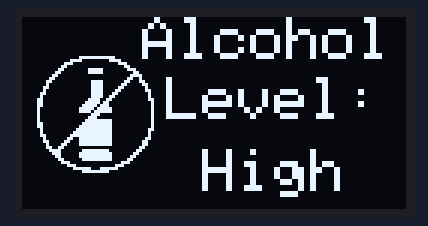
Bench run of a sketch on a simulated Arduino Uno, built with avr-gcc and run on an emulated ATmega328P. On the bench: 128×64 one-colour display.

Above: at 0.1 s.

Measured:
- what the display in image 0 shows lasts 1.0 s, from 0.1 s to 1.1 s

The sketch:

alcOled.ino
```cpp
#include <SPI.h>
#include <Wire.h>
#include <Adafruit_GFX.h>
#include <Adafruit_SSD1306.h>

#define SCREEN_WIDTH 128 // OLED display width, in pixels
#define SCREEN_HEIGHT 64 // OLED display height, in pixels

// Declaration for SSD1306 display connected using I2C
#define OLED_RESET     -1 // Reset pin # (or -1 if sharing Arduino reset pin)
#define SCREEN_ADDRESS 0x3C
Adafruit_SSD1306 display(SCREEN_WIDTH, SCREEN_HEIGHT, &Wire, OLED_RESET);

// Declaration for SSD1306 display connected using software SPI:
//#define OLED_MOSI   9
//#define OLED_CLK   10
//#define OLED_DC    11
//#define OLED_CS    12
//#define OLED_RESET 13
//Adafruit_SSD1306 display(SCREEN_WIDTH, SCREEN_HEIGHT, OLED_MOSI, OLED_CLK, OLED_DC, OLED_RESET, OLED_CS);

// 'alc', 128x64px
const unsigned char alc [] PROGMEM = {
	0x00, 0x00, 0x00, 0x00, 0x00, 0x00, 0x00, 0x00, 0x00, 0x00, 0x00, 0x00, 0x00, 0x00, 0x00, 0x00,
	0x00, 0x00, 0x00, 0x00, 0x00, 0x00, 0x00, 0x00, 0x00, 0x00, 0x00, 0x00, 0x00, 0x00, 0x00, 0x00,
	0x00, 0x00, 0x00, 0x00, 0x00, 0x00, 0x00, 0x00, 0x00, 0x00, 0x00, 0x00, 0x00, 0x00, 0x00, 0x00,
	0x00, 0x00, 0x00, 0x00, 0x00, 0x00, 0x00, 0x00, 0x00, 0x00, 0x00, 0x00, 0x00, 0x00, 0x00, 0x00,
	0x00, 0x00, 0x00, 0x00, 0x00, 0x00, 0x00, 0x00, 0x00, 0x00, 0x00, 0x00, 0x00, 0x00, 0x00, 0x00,
	0x00, 0x00, 0x00, 0x00, 0x00, 0x00, 0x00, 0x00, 0x00, 0x00, 0x00, 0x00, 0x00, 0x00, 0x00, 0x00,
	0x00, 0x00, 0x00, 0x00, 0x00, 0x00, 0x00, 0x00, 0x00, 0x00, 0x00, 0x00, 0x00, 0x00, 0x00, 0x00,
	0x00, 0x00, 0x00, 0x00, 0x00, 0x00, 0x00, 0x00, 0x00, 0x00, 0x00, 0x00, 0x00, 0x00, 0x00, 0x00,
	0x00, 0x00, 0x00, 0x00, 0x00, 0x00, 0x00, 0x00, 0x00, 0x00, 0x00, 0x00, 0x00, 0x00, 0x00, 0x00,
	0x00, 0x00, 0x00, 0x00, 0x00, 0x00, 0x00, 0x00, 0x00, 0x00, 0x00, 0x00, 0x00, 0x00, 0x00, 0x00,
	0x00, 0x00, 0x00, 0x00, 0x00, 0x00, 0x00, 0x00, 0x00, 0x00, 0x00, 0x00, 0x00, 0x00, 0x00, 0x00,
	0x00, 0x00, 0x00, 0x00, 0x00, 0x00, 0x00, 0x00, 0x00, 0x00, 0x00, 0x00, 0x00, 0x00, 0x00, 0x00,
	0x00, 0x00, 0x00, 0x00, 0x00, 0x00, 0x00, 0x00, 0x00, 0x00, 0x00, 0x00, 0x00, 0x00, 0x00, 0x00,
	0x00, 0x00, 0x1f, 0xfe, 0x00, 0x00, 0x00, 0x00, 0x00, 0x00, 0x00, 0x00, 0x00, 0x00, 0x00, 0x00,
	0x00, 0x00, 0xf0, 0x07, 0x80, 0x00, 0x00, 0x00, 0x00, 0x00, 0x00, 0x00, 0x00, 0x00, 0x00, 0x00,
	0x00, 0x03, 0x80, 0x00, 0xe0, 0x00, 0x00, 0x00, 0x00, 0x00, 0x00, 0x00, 0x00, 0x00, 0x00, 0x00,
	0x00, 0x06, 0x00, 0x00, 0x30, 0x00, 0x00, 0x00, 0x00, 0x00, 0x00, 0x00, 0x00, 0x00, 0x00, 0x00,
	0x00, 0x0c, 0x03, 0xe0, 0x1c, 0x00, 0x00, 0x00, 0x00, 0x00, 0x00, 0x00, 0x00, 0x00, 0x00, 0x00,
	0x00, 0x18, 0x03, 0xe0, 0x06, 0x00, 0x00, 0x00, 0x00, 0x00, 0x00, 0x00, 0x00, 0x00, 0x00, 0x00,
	0x00, 0x30, 0x00, 0x00, 0x0f, 0x00, 0x00, 0x00, 0x00, 0x00, 0x00, 0x00, 0x00, 0x00, 0x00, 0x00,
	0x00, 0x60, 0x00, 0x00, 0x19, 0x00, 0x00, 0x00, 0x00, 0x00, 0x00, 0x00, 0x00, 0x00, 0x00, 0x00,
	0x00, 0xc0, 0x01, 0xe0, 0x31, 0x80, 0x00, 0x00, 0x00, 0x00, 0x00, 0x00, 0x00, 0x00, 0x00, 0x00,
	0x00, 0x80, 0x01, 0xe0, 0x60, 0xc0, 0x00, 0x00, 0x00, 0x00, 0x00, 0x00, 0x00, 0x00, 0x00, 0x00,
	0x01, 0x80, 0x01, 0xe0, 0xc0, 0x40, 0x00, 0x00, 0x00, 0x00, 0x00, 0x00, 0x00, 0x00, 0x00, 0x00,
	0x01, 0x00, 0x01, 0xe1, 0x80, 0x60, 0x00, 0x00, 0x00, 0x00, 0x00, 0x00, 0x00, 0x00, 0x00, 0x00,
	0x03, 0x00, 0x01, 0xe3, 0x00, 0x20, 0x00, 0x00, 0x00, 0x00, 0x00, 0x00, 0x00, 0x00, 0x00, 0x00,
	0x02, 0x00, 0x01, 0xe6, 0x00, 0x20, 0x00, 0x00, 0x00, 0x00, 0x00, 0x00, 0x00, 0x00, 0x00, 0x00,
	0x06, 0x00, 0x03, 0xcc, 0x00, 0x30, 0x00, 0x00, 0x00, 0x00, 0x00, 0x00, 0x00, 0x00, 0x00, 0x00,
	0x06, 0x00, 0x07, 0xd8, 0x00, 0x10, 0x00, 0x00, 0x00, 0x00, 0x00, 0x00, 0x00, 0x00, 0x00, 0x00,
	0x06, 0x00, 0x0f, 0xb8, 0x00, 0x10, 0x00, 0x00, 0x00, 0x00, 0x00, 0x00, 0x00, 0x00, 0x00, 0x00,
	0x04, 0x00, 0x1f, 0x7c, 0x00, 0x10, 0x00, 0x00, 0x00, 0x00, 0x00, 0x00, 0x00, 0x00, 0x00, 0x00,
	0x04, 0x00, 0x1e, 0xfc, 0x00, 0x10, 0x00, 0x00, 0x00, 0x00, 0x00, 0x00, 0x00, 0x00, 0x00, 0x00,
	0x04, 0x00, 0x01, 0xc0, 0x00, 0x10, 0x00, 0x00, 0x00, 0x00, 0x00, 0x00, 0x00, 0x00, 0x00, 0x00,
	0x04, 0x00, 0x03, 0x80, 0x00, 0x10, 0x00, 0x00, 0x00, 0x00, 0x00, 0x00, 0x00, 0x00, 0x00, 0x00,
	0x04, 0x00, 0x07, 0xfc, 0x00, 0x10, 0x00, 0x00, 0x00, 0x00, 0x00, 0x00, 0x00, 0x00, 0x00, 0x00,
	0x06, 0x00, 0x0f, 0xfc, 0x00, 0x10, 0x00, 0x00, 0x00, 0x00, 0x00, 0x00, 0x00, 0x00, 0x00, 0x00,
	0x06, 0x00, 0x1f, 0xfc, 0x00, 0x10, 0x00, 0x00, 0x00, 0x00, 0x00, 0x00, 0x00, 0x00, 0x00, 0x00,
	0x02, 0x00, 0x3f, 0xfc, 0x00, 0x30, 0x00, 0x00, 0x00, 0x00, 0x00, 0x00, 0x00, 0x00, 0x00, 0x00,
	0x02, 0x00, 0x7f, 0xfc, 0x00, 0x20, 0x00, 0x00, 0x00, 0x00, 0x00, 0x00, 0x00, 0x00, 0x00, 0x00,
	0x03, 0x00, 0xff, 0xfc, 0x00, 0x20, 0x00, 0x00, 0x00, 0x00, 0x00, 0x00, 0x00, 0x00, 0x00, 0x00,
	0x01, 0x01, 0x9f, 0xfc, 0x00, 0x60, 0x00, 0x00, 0x00, 0x00, 0x00, 0x00, 0x00, 0x00, 0x00, 0x00,
	0x01, 0x83, 0x1f, 0xfc, 0x00, 0xc0, 0x00, 0x00, 0x00, 0x00, 0x00, 0x00, 0x00, 0x00, 0x00, 0x00,
	0x00, 0x86, 0x1f, 0xfc, 0x00, 0xc0, 0x00, 0x00, 0x00, 0x00, 0x00, 0x00, 0x00, 0x00, 0x00, 0x00,
	0x00, 0xcc, 0x00, 0x00, 0x01, 0x80, 0x00, 0x00, 0x00, 0x00, 0x00, 0x00, 0x00, 0x00, 0x00, 0x00,
	0x00, 0x78, 0x0f, 0xf8, 0x03, 0x00, 0x00, 0x00, 0x00, 0x00, 0x00, 0x00, 0x00, 0x00, 0x00, 0x00,
	0x00, 0x38, 0x1f, 0xfc, 0x06, 0x00, 0x00, 0x00, 0x00, 0x00, 0x00, 0x00, 0x00, 0x00, 0x00, 0x00,
	0x00, 0x18, 0x1f, 0xfc, 0x0c, 0x00, 0x00, 0x00, 0x00, 0x00, 0x00, 0x00, 0x00, 0x00, 0x00, 0x00,
	0x00, 0x0c, 0x0f, 0xfc, 0x18, 0x00, 0x00, 0x00, 0x00, 0x00, 0x00, 0x00, 0x00, 0x00, 0x00, 0x00,
	0x00, 0x07, 0x00, 0x00, 0x70, 0x00, 0x00, 0x00, 0x00, 0x00, 0x00, 0x00, 0x00, 0x00, 0x00, 0x00,
	0x00, 0x01, 0xc0, 0x01, 0xc0, 0x00, 0x00, 0x00, 0x00, 0x00, 0x00, 0x00, 0x00, 0x00, 0x00, 0x00,
	0x00, 0x00, 0x7e, 0x3f, 0x00, 0x00, 0x00, 0x00, 0x00, 0x00, 0x00, 0x00, 0x00, 0x00, 0x00, 0x00,
	0x00, 0x00, 0x0f, 0xf8, 0x00, 0x00, 0x00, 0x00, 0x00, 0x00, 0x00, 0x00, 0x00, 0x00, 0x00, 0x00,
	0x00, 0x00, 0x00, 0x00, 0x00, 0x00, 0x00, 0x00, 0x00, 0x00, 0x00, 0x00, 0x00, 0x00, 0x00, 0x00,
	0x00, 0x00, 0x00, 0x00, 0x00, 0x00, 0x00, 0x00, 0x00, 0x00, 0x00, 0x00, 0x00, 0x00, 0x00, 0x00,
	0x00, 0x00, 0x00, 0x00, 0x00, 0x00, 0x00, 0x00, 0x00, 0x00, 0x00, 0x00, 0x00, 0x00, 0x00, 0x00,
	0x00, 0x00, 0x00, 0x00, 0x00, 0x00, 0x00, 0x00, 0x00, 0x00, 0x00, 0x00, 0x00, 0x00, 0x00, 0x00,
	0x00, 0x00, 0x00, 0x00, 0x00, 0x00, 0x00, 0x00, 0x00, 0x00, 0x00, 0x00, 0x00, 0x00, 0x00, 0x00,
	0x00, 0x00, 0x00, 0x00, 0x00, 0x00, 0x00, 0x00, 0x00, 0x00, 0x00, 0x00, 0x00, 0x00, 0x00, 0x00,
	0x00, 0x00, 0x00, 0x00, 0x00, 0x00, 0x00, 0x00, 0x00, 0x00, 0x00, 0x00, 0x00, 0x00, 0x00, 0x00,
	0x00, 0x00, 0x00, 0x00, 0x00, 0x00, 0x00, 0x00, 0x00, 0x00, 0x00, 0x00, 0x00, 0x00, 0x00, 0x00,
	0x00, 0x00, 0x00, 0x00, 0x00, 0x00, 0x00, 0x00, 0x00, 0x00, 0x00, 0x00, 0x00, 0x00, 0x00, 0x00,
	0x00, 0x00, 0x00, 0x00, 0x00, 0x00, 0x00, 0x00, 0x00, 0x00, 0x00, 0x00, 0x00, 0x00, 0x00, 0x00,
	0x00, 0x00, 0x00, 0x00, 0x00, 0x00, 0x00, 0x00, 0x00, 0x00, 0x00, 0x00, 0x00, 0x00, 0x00, 0x00,
	0x00, 0x00, 0x00, 0x00, 0x00, 0x00, 0x00, 0x00, 0x00, 0x00, 0x00, 0x00, 0x00, 0x00, 0x00, 0x00
};


void setup()
{
  // Serial.begin(9600);

  // initialize the OLED object
  if(!display.begin(SSD1306_SWITCHCAPVCC, SCREEN_ADDRESS)) {
    Serial.println(F("SSD1306 allocation failed"));
    for(;;); // Don't proceed, loop forever
  }

  display.clearDisplay();

}

void loop() {

  //Clear the region
  display.fillRect(60, 44, 60, 16, BLACK);

  // Logo
  display.drawBitmap(0, 0,  alc, 128, 64, WHITE);

  display.setTextSize(2);
  display.setCursor(40, 0);
  display.print("Alcohol");
  display.setCursor(48, 20);
  display.print("Level:");
  display.display();


  // Clear only the region where the alcohol value is displayed
  display.fillRect(60, 44, 60, 16, BLACK);
  //delay(3000);
  //Sensor values
  display.setTextSize(2);
  display.setTextColor(WHITE);
  display.setCursor(60, 44);
  display.print("High");            //Alcohol sensor value

  display.display();

  delay(1000);

}
```
